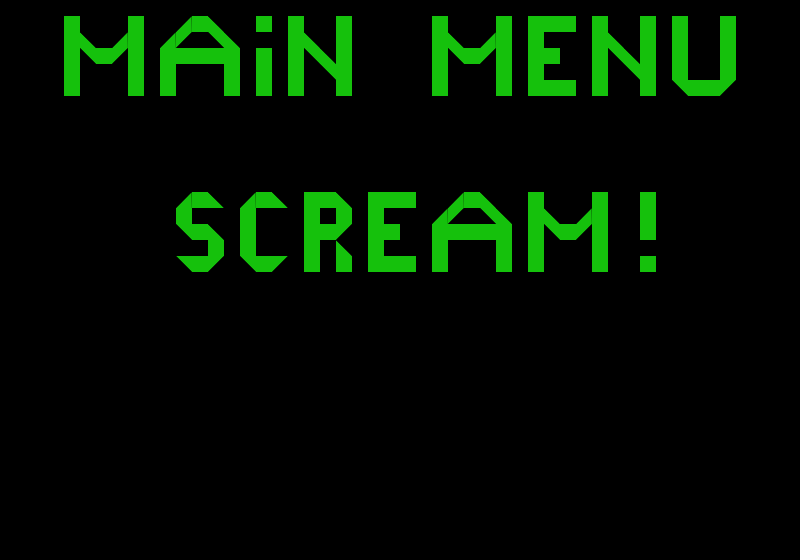

Below is a game level as drawn by its tile map, then a one-line description and the .tmx that defines it (tile-layer data replaced by summaries):
An orthogonal 50x35 tile map with 16x16 px tiles, 1 tile layer (Tile Layer 1).

<map version="1.0" orientation="orthogonal" width="50" height="35" tilewidth="16" tileheight="16">
 <tileset firstgid="1" source="Simple.tsx" />
 <layer name="Tile Layer 1" width="50" height="35">
  <data>[1750 cells, 177 non-empty, 5 distinct tile ids]</data>
 </layer>
</map>
